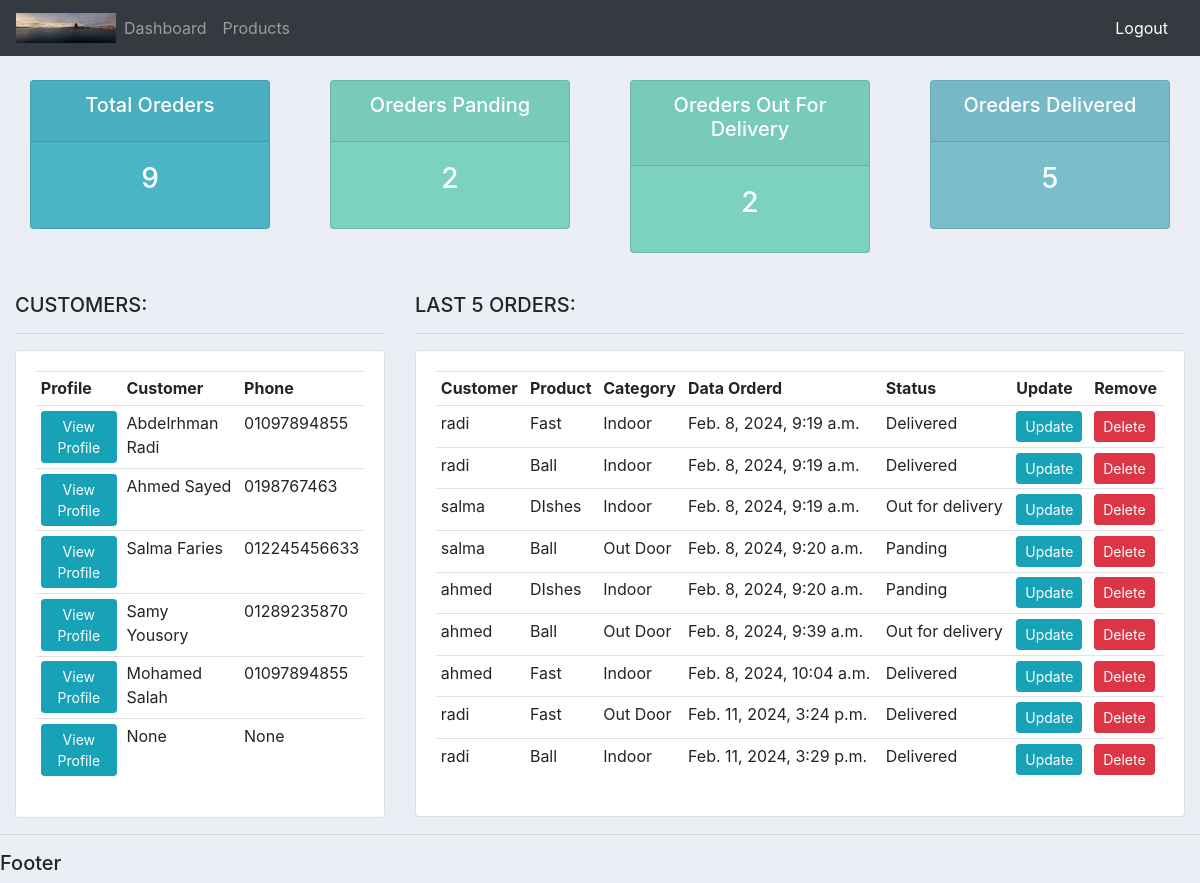
The app's page / (signed in) with its own data.
### accounts/models.py (models this page shows, shortened)
class Customer(models.Model):
    user = models.OneToOneField(User, null=True, on_delete=models.CASCADE)
    name = models.CharField(max_length=200, null=True)
    phone = models.CharField(max_length=200, null=True)
    email = models.CharField(max_length=200, null=True)
    profile_pic = models.ImageField(default="logo.jpg", blank=True, null=True)
    date_created = models.DateTimeField(auto_now_add=True, null=True)
    def __str__(self):
        return str(self.user)

class Order(models.Model):
    STATUS = (
        ('Panding', 'Panding'),
        ('Out for delivery', 'Out for delivery'),
        ('Delivered', 'Delivered'),
    )
    customer = models.ForeignKey(Customer, on_delete=models.SET_NULL, null=True)
    product = models.ForeignKey(Product, on_delete=models.SET_NULL, null=True)
    date_created = models.DateTimeField(auto_now_add=True, null=True)
    status = models.CharField(max_length=200, null=True, choices=STATUS)

class Product(models.Model):
    CATEGORY = (
        ('Indoor', 'Indoor'),
        ('Out Door', 'Out Door'),
    )
    name = models.CharField(max_length=200, null=True)
    price = models.FloatField(null=True)
    category = models.CharField(max_length=200, null=True, choices=CATEGORY)
    description = models.CharField(max_length=200, null=True, blank=True)
    date_created = models.DateTimeField(auto_now_add=True, null=True)
    tags = models.ManyToManyField(Tag)
    def __str__(self):
        return str(self.name)

### accounts/decorators.py (the view)
    def wrapper_fun(request, *args, **kwargs):
        group = None
        if request.user.groups.exists():
            group = request.user.groups.all()[0].name
        if group == 'customer':
            return redirect('user_page')
        if group == 'admin':
            return view_fun(request, *args, **kwargs)

### accounts/views.py (called while the page is built)
@login_required(login_url='login')
@admin_only
def home(request):
    orders = Order.objects.all()
    customers = Customer.objects.all()
    total_orders = orders.count()
    panding = orders.filter(status='Panding').count()
    out_for_delivery = orders.filter(status='Out for delivery').count()
    delivred = orders.filter(status='Delivered').count()
    context = {
        'orders': orders,
        'customers': customers,
        'total_orders': total_orders,
        'panding': panding,
        'out_for_delivery': out_for_delivery,
        'delivred': delivred,
    }
    return render(request, 'accounts/dashboard.html', context)

### accounts/templates/accounts/dashboard.html (shortened to what this page needs)
{% extends 'accounts/main.html' %}
{% block content %}
    {% include 'accounts/status.html' %}
    <br>
    <div class="row">
        <div class="col-md-4">
            <h5>CUSTOMERS:</h5>
            <hr>
            <div class="card card-body">
                <table class="table table-sm">
                    <tr>
                        <th>Profile</ht>
                        <th>Customer</ht>
                        <th>Phone</ht>
                    </tr>
                    {% for cus in customers %}
                        <tr>
                            <th>
                                <a class="btn btn-sm btn-info" href="{% url 'customer' cus.id %}"> View Profile </a>
                            <td> {{ cus.name }} </td>
                            <td> {{ cus.phone }} </td>
                        </tr>
                    {% endfor %}
                </table>
            </div>
        </div>
        <div class="col-md-8">
            <h5>LAST 5 ORDERS:</h5>
            <hr>
            <div class="card card-body">
                <table class="table table-sm">
                    <tr>
                        <th>Customer</ht>
                        <th>Product</ht>
                        <th>Category</ht>
                        <th>Data Orderd</ht>
                        <th>Status</ht>
                        <th>Update</ht>
                        <th>Remove</ht>
                    </tr>
                    {% for ord in orders %}
                        <tr>
                            <td> {{ ord.customer }} </td>
                            <td> {{ ord.product }} </td>
                            <td> {{ ord.product.category }} </td>
                            <td> {{ ord.date_created }} </td>
                            <td> {{ ord.status }} </td>
                            <td> <a href="{% url 'update_order' ord.id %}" class="btn btn-sm btn-info"> Update </a> </td>
                            <td> <a href="{% url 'delete_order' ord.id %}" class="btn btn-sm btn-danger"> Delete </a> </td>
                        </tr>
                    {% endfor %}
                </table>
            </div>
        </div>
    </div>
{% endblock %}

### accounts/templates/accounts/main.html (shortened to what this page needs)
{% load static %}
<!DOCTYPE html>
<html lang="en">
<head>
    <link rel="stylesheet" href="https://cdn.jsdelivr.net/npm/bootstrap@4.4.1/dist/css/bootstrap.min.css">
    <link rel="stylesheet" type="text/css" href="{% static '/css/main.css' %}">
</head>
<body>
    {% include 'accounts/navbar.html' %}
    <div class="container-fluid">
        {% block content %}
        {% endblock %}
    </div>
    <hr>
    <h5>Footer</h5>
</body>
</html>

### accounts/templates/accounts/navbar.html (shortened to what this page needs)
{% load static %}
<nav class="navbar navbar-expand-lg navbar-dark bg-dark">
    <img src="{% static 'images/logo.jpg' %}" width="100" height="30" >
    <div class="collapse navbar-collapse" id="navbarNav">
      <ul class="navbar-nav">
        {% if request.user.is_staff %}
          <li class="nav-item">
            <a class="nav-link" href="{% url 'home' %}">Dashboard</a>
          </li>
          <li class="nav-item">
            <a class="nav-link" href="{% url 'products' %}">Products</a>
          </li>
        {% else %}
          <li class="nav-item">
            <a class="nav-link" href="{% url 'account_setting' %}">Settings</a>
          </li>
        {% endif %}
      </ul>
    </div>
    <span class="nav-item">
      <a class="nav-link" style="color:#fff;" href="{% url 'logout' %}">Logout</a>
    </span>
  </nav>

### accounts/templates/accounts/status.html
<br>
<div class="row">
    <div class="col">
        <div class="col-md">
            <div class="card text-center text-white mb-3" id="total-orders">
                <div class="card-header">
                    <h5 class="card-title">Total Oreders</h5>
                </div>
                <div class="card-body">
                    <h3 class="card-title"> {{ total_orders }} </h3>
                </div>
            </div>
        </div>
    </div>
    <div class="col">
        <div class="col-md">
            <div class="card text-center text-white mb-3" id="total-panding">
                <div class="card-header">
                    <h5 class="card-title">Oreders Panding</h5>
                </div>
                <div class="card-body">
                    <h3 class="card-title"> {{ panding }} </h3>
                </div>
            </div>
        </div>
    </div>
    <div class="col">
        <div class="col-md">
            <div class="card text-center text-white mb-3" id="total-panding">
                <div class="card-header">
                    <h5 class="card-title">Oreders Out For Delivery</h5>
                </div>
                <div class="card-body">
                    <h3 class="card-title"> {{ out_for_delivery }} </h3>
                </div>
            </div>
        </div>
    </div>
    <div class="col">
        <div class="col-md">
            <div class="card text-center text-white mb-3" id="total-delivered">
                <div class="card-header">
                    <h5 class="card-title">Oreders Delivered</h5>
                </div>
                <div class="card-body">
                    <h3 class="card-title"> {{ delivred }} </h3>
                </div>
            </div>
        </div>
    </div>
</div>

### static/css/main.css (style rules this page uses)
body { background-color: #ebeff5; }
#total-orders { background-color: #4cb4c7; }
#total-delivered { background-color: #7abecc; }
#total-panding { background-color: #7CD1C0; }

### records on screen
Customer: name "Abdelrhman Radi", phone "01097894855"
Customer: name "Ahmed Sayed", phone "0198767463"
Customer: name "Salma Faries", phone "012245456633"
Customer: name "Samy Yousory", phone "01289235870"
Customer: name "Mohamed Salah", phone "01097894855"
Customer: name "None", phone "None"
Order: customer "radi", product "Fast", product.category "Indoor", date_created "Feb. 8, 2024, 9:19 a.m.", status "Delivered"
Order: customer "radi", product "Ball", product.category "Indoor", date_created "Feb. 8, 2024, 9:19 a.m.", status "Delivered"
Order: customer "salma", product "DIshes", product.category "Indoor", date_created "Feb. 8, 2024, 9:19 a.m.", status "Out for delivery"
Order: customer "salma", product "Ball", product.category "Out Door", date_created "Feb. 8, 2024, 9:20 a.m.", status "Panding"
Order: customer "ahmed", product "DIshes", product.category "Indoor", date_created "Feb. 8, 2024, 9:20 a.m.", status "Panding"
Order: customer "ahmed", product "Ball", product.category "Out Door", date_created "Feb. 8, 2024, 9:39 a.m.", status "Out for delivery"
Order: customer "ahmed", product "Fast", product.category "Indoor", date_created "Feb. 8, 2024, 10:04 a.m.", status "Delivered"
Order: customer "radi", product "Fast", product.category "Out Door", date_created "Feb. 11, 2024, 3:24 p.m.", status "Delivered"
Order: customer "radi", product "Ball", product.category "Indoor", date_created "Feb. 11, 2024, 3:29 p.m.", status "Delivered"

### other values on screen
{{ total_orders }} "9"
{{ panding }} "2"
{{ out_for_delivery }} "2"
{{ delivred }} "5"
